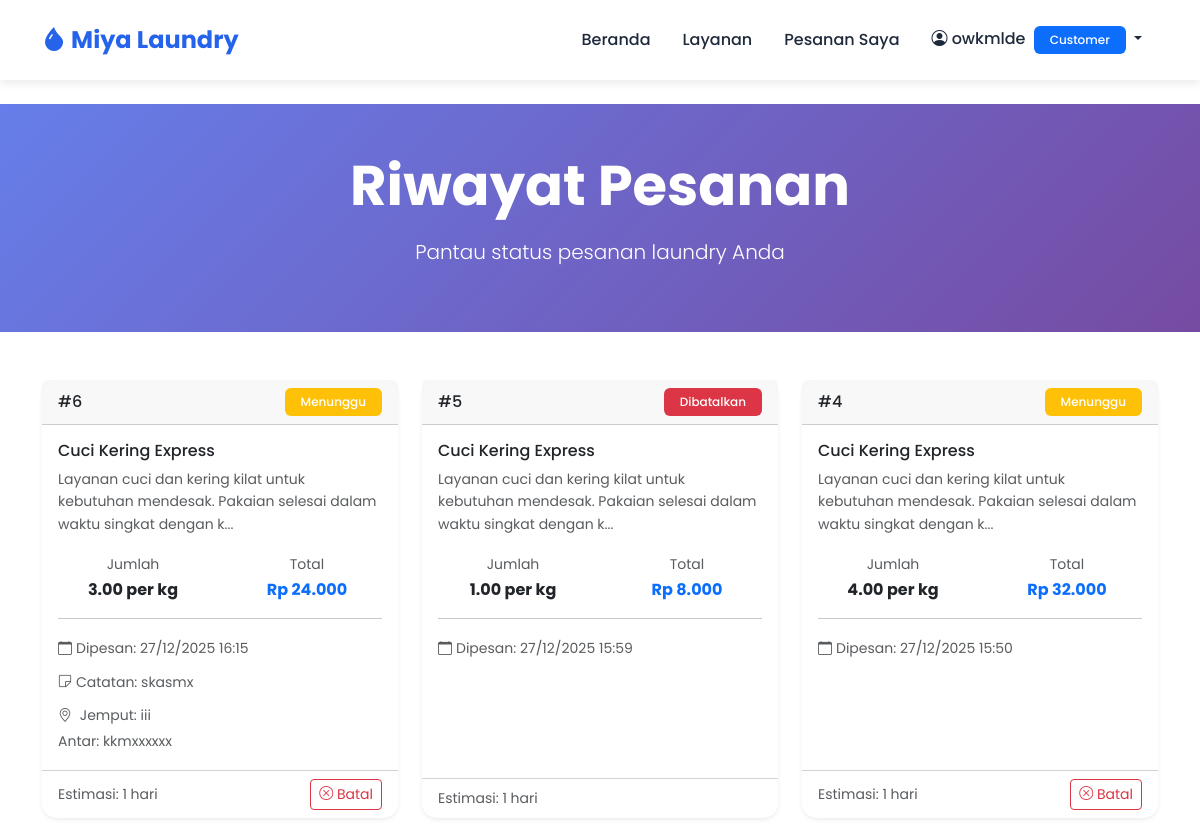
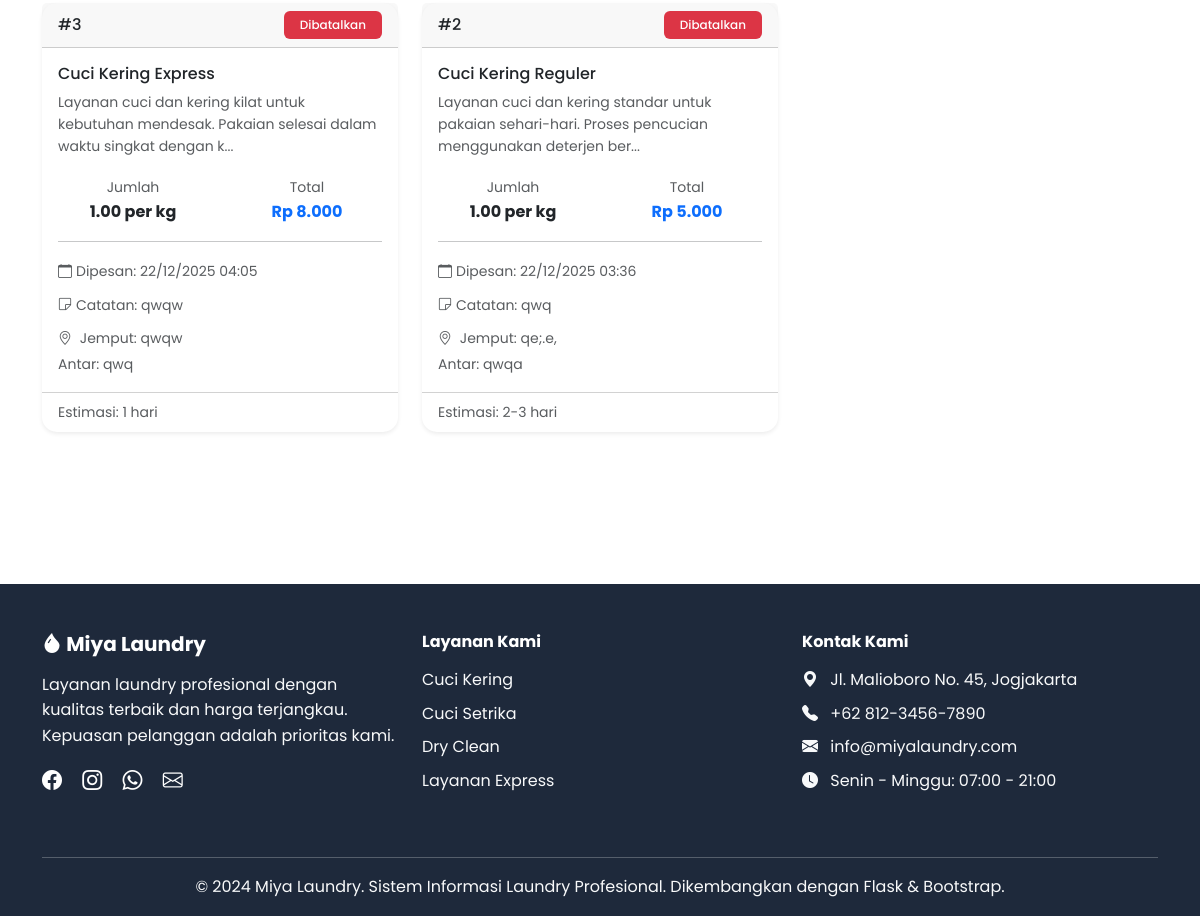
Page /orders (signed in) on the committed database (2 pictures, top to bottom).
### app/models/models/user.py (models this page shows, shortened)
class User(UserMixin, database.Model):
    __tablename__ = 'users'
    id = database.Column(database.Integer, primary_key=True)
    username = database.Column(database.String(80), unique=True, nullable=False, index=True)
    email = database.Column(database.String(120), unique=True, nullable=False, index=True)
    password = database.Column(database.String(255), nullable=False)
    full_name = database.Column(database.String(100), nullable=False)
    phone = database.Column(database.String(20))
    address = database.Column(database.Text)
    created_at = database.Column(database.DateTime, default=datetime.utcnow)
    updated_at = database.Column(database.DateTime, default=datetime.utcnow, onupdate=datetime.utcnow)
    role_id = database.Column(database.Integer, database.ForeignKey('roles.id'), nullable=False)
    orders = database.relationship('ServiceOrder', backref='customer', lazy='dynamic')
    def is_karyawan(self):
        return self.role.name == 'Karyawan'

### app/models/models/role.py (models this page shows, shortened)
class Role(database.Model):
    __tablename__ = 'roles'
    id = database.Column(database.Integer, primary_key=True)
    name = database.Column(database.String(50), unique=True, nullable=False)
    description = database.Column(database.String(200))
    created_at = database.Column(database.DateTime, default=datetime.utcnow)
    users = database.relationship('User', backref='role', lazy='dynamic')

### app/models/models/order.py (models this page shows, shortened)
class ServiceOrder(database.Model):
    __tablename__ = 'service_orders'
    id = database.Column(database.Integer, primary_key=True)
    order_number = database.Column(database.String(50), unique=True, nullable=False)
    quantity = database.Column(database.Numeric(10, 2), nullable=False)
    total_price = database.Column(database.Numeric(12, 2), nullable=False)
    status = database.Column(database.String(20), default='Pending')  # Pending, Processing, Completed, Cancelled
    notes = database.Column(database.Text)
    pickup_address = database.Column(database.Text)
    delivery_address = database.Column(database.Text)
    order_date = database.Column(database.DateTime, default=datetime.utcnow)
    completed_date = database.Column(database.DateTime)
    user_id = database.Column(database.Integer, database.ForeignKey('users.id'), nullable=False)
    service_id = database.Column(database.Integer, database.ForeignKey('laundry_services.id'), nullable=False)

### app/models/models/service.py (models this page shows, shortened)
class LaundryService(database.Model):
    __tablename__ = 'laundry_services'
    id = database.Column(database.Integer, primary_key=True)
    name = database.Column(database.String(100), nullable=False)
    description = database.Column(database.Text, nullable=False)
    price = database.Column(database.Numeric(10, 2), nullable=False)
    unit = database.Column(database.String(20), nullable=False)  # per kg, per item, per meter, dll
    duration = database.Column(database.String(50))  # estimasi waktu pengerjaan
    image_url = database.Column(database.String(500))
    is_active = database.Column(database.Boolean, default=True)
    created_at = database.Column(database.DateTime, default=datetime.utcnow)
    updated_at = database.Column(database.DateTime, default=datetime.utcnow, onupdate=datetime.utcnow)
    orders = database.relationship('ServiceOrder', backref='service', lazy='dynamic')

### app/models/routes/main.py (the view)
@main_blueprint.route('/orders')
@login_required
def orders():
    if current_user.is_karyawan():
        all_orders = ServiceOrder.query.order_by(ServiceOrder.order_date.desc()).all()
        return render_template('orders.html', orders=all_orders, is_karyawan=True)
    else:
        user_orders = ServiceOrder.query.filter_by(user_id=current_user.id).order_by(ServiceOrder.order_date.desc()).all()
        return render_template('orders.html', orders=user_orders, is_karyawan=False)

### app/templates/orders.html (shortened to what this page needs)
{% extends 'base.html' %}
{% block content %}
<section class="py-5" style="background: linear-gradient(135deg, #667eea 0%, #764ba2 100%); color: white;">
    <div class="container text-center">
        <h1 class="display-4 fw-bold mb-3">
            {% if is_karyawan %}Manajemen Pesanan{% else %}Riwayat Pesanan{% endif %}
        </h1>
        <p class="lead">
            {% if is_karyawan %}Pantau dan kelola semua pesanan pelanggan{% else %}Pantau status pesanan laundry Anda{% endif %}
        </p>
    </div>
</section>
<section class="py-5">
    <div class="container">
        {% if orders %}
        <div class="row">
            {% for order in orders %}
            <div class="col-md-6 col-lg-4 mb-4">
                <div class="card h-100 shadow-sm">
                    <div class="card-header">
                        <div class="d-flex justify-content-between align-items-center">
                            <h6 class="mb-0">#{{ order.id }}</h6>
                            <span class="badge
                                {% if order.status == 'pending' %}bg-warning
                                {% elif order.status == 'processing' %}bg-info
                                {% elif order.status == 'ready' %}bg-success
                                {% elif order.status == 'delivered' %}bg-primary
                                {% elif order.status == 'cancelled' %}bg-danger
                                {% else %}bg-secondary{% endif %}">
                                {% if order.status == 'pending' %}Menunggu
                                {% elif order.status == 'processing' %}Diproses
                                {% elif order.status == 'ready' %}Siap Ambil
                                {% elif order.status == 'delivered' %}Dikirim
                                {% elif order.status == 'cancelled' %}Dibatalkan
                                {% else %}{{ order.status }}{% endif %}
                            </span>
                        </div>
                    </div>
                    <div class="card-body">
                        <h6 class="card-title">{{ order.service.name }}</h6>
                        <p class="card-text text-muted small">{{ order.service.description[:100] }}...</p>
                        <div class="row text-center">
                            <div class="col-6">
                                <small class="text-muted">Jumlah</small>
                                <div class="fw-bold">{{ order.quantity }} {{ order.service.unit }}</div>
                            </div>
                            <div class="col-6">
                                <small class="text-muted">Total</small>
                                <div class="fw-bold text-primary">Rp {{ order.total_price|number_format }}</div>
                            </div>
                        </div>
                        <hr>
                        <small class="text-muted">
                            <i class="bi bi-calendar me-1"></i>Dipesan: {{ order.order_date.strftime('%d/%m/%Y %H:%M') }}
                        </small>
                        {% if order.notes %}
                        <div class="mt-2">
                            <small class="text-muted">
                                <i class="bi bi-sticky me-1"></i>Catatan: {{ order.notes }}
                            </small>
                        </div>
                        {% endif %}
                        {% if order.pickup_address or order.delivery_address %}
                        <div class="mt-2">
                            <small class="text-muted">
                                <i class="bi bi-geo-alt me-1"></i>
                                {% if order.pickup_address %}Jemput: {{ order.pickup_address[:50] }}{% if order.pickup_address|length > 50 %}...{% endif %}{% endif %}
                                {% if order.delivery_address %}<br>Antar: {{ order.delivery_address[:50] }}{% if order.delivery_address|length > 50 %}...{% endif %}{% endif %}
                            </small>
                        </div>
                        {% endif %}
                    </div>
                    <div class="card-footer bg-transparent">
                        <div class="d-flex justify-content-between align-items-center">
                            <small class="text-muted">
                                Estimasi: {{ order.service.duration }}
                            </small>
                            {% if is_karyawan %}
                            <form method="POST" action="{{ url_for('admin.update_order_status', order_id=order.id) }}" class="d-inline">
                                <select name="status" class="form-select form-select-sm" onchange="this.form.submit()" style="width: auto;">
                                    <option value="pending" {% if order.status == 'pending' %}selected{% endif %}>Menunggu</option>
                                    <option value="processing" {% if order.status == 'processing' %}selected{% endif %}>Diproses</option>
                                    <option value="ready" {% if order.status == 'ready' %}selected{% endif %}>Siap Ambil</option>
                                    <option value="delivered" {% if order.status == 'delivered' %}selected{% endif %}>Dikirim</option>
                                    <option value="cancelled" {% if order.status == 'cancelled' %}selected{% endif %}>Batal</option>
                                </select>
                            </form>
                            {% else %}
                            {% if order.status == 'pending' %}
                            <form method="POST" action="{{ url_for('main.cancel_order', order_id=order.id) }}" class="d-inline" onsubmit="return confirmCancel()">
                                <button type="submit" class="btn btn-sm btn-outline-danger">
                                    <i class="bi bi-x-circle"></i> Batal
                                </button>
                            </form>
                            {% endif %}
                            {% endif %}
                        </div>
                    </div>
                </div>
            </div>
            {% endfor %}
        </div>
        {% endif %}
    </div>
</section>
{% endblock %}

### app/templates/components/navbar.html (shortened to what this page needs)
<nav class="navbar navbar-expand-lg sticky-top">
    <div class="container">
        <a class="navbar-brand" href="{{ url_for('main.index') }}">
            <i class="bi bi-droplet-fill"></i> Miya Laundry
        </a>
        <div class="collapse navbar-collapse" id="navbarNav">
            <ul class="navbar-nav ms-auto align-items-center">
                <li class="nav-item">
                    <a class="nav-link" href="{{ url_for('main.index') }}">Beranda</a>
                </li>
                <li class="nav-item">
                    <a class="nav-link" href="{{ url_for('main.services') }}">Layanan</a>
                </li>
                {% if current_user.is_authenticated %}
                    {% if current_user.is_karyawan() %}
                        <li class="nav-item">
                            <a class="nav-link" href="{{ url_for('admin.dashboard') }}">Dashboard</a>
                        </li>
                        <li class="nav-item">
                            <a class="nav-link" href="{{ url_for('admin.manage_orders') }}">Kelola Pesanan</a>
                        </li>
                        <li class="nav-item">
                            <a class="nav-link" href="{{ url_for('admin.manage_services') }}">Kelola Layanan</a>
                        </li>
                        <li class="nav-item">
                            <a class="nav-link" href="{{ url_for('admin.manage_customers') }}">Data Pelanggan</a>
                        </li>
                    {% else %}
                        <li class="nav-item">
                            <a class="nav-link" href="{{ url_for('main.orders') }}">Pesanan Saya</a>
                        </li>
                    {% endif %}
                    <li class="nav-item dropdown">
                        <a class="nav-link dropdown-toggle" href="#" role="button" data-bs-toggle="dropdown">
                            <i class="bi bi-person-circle"></i> {{ current_user.full_name }}
                            <span class="badge bg-primary ms-1">{{ current_user.role.name }}</span>
                        </a>
                    </li>
                {% endif %}
            </ul>
        </div>
    </div>
</nav>

### app/templates/base.html (style rules this page uses)
:root { --primary-color: #2563eb; --secondary-color: #1e40af; --accent-color: #3b82f6; --text-dark: #1e293b; --text-light: #64748b; --bg-light: #f8fafc; --success-color: #10b981; --danger-color: #ef4444; }
* { margin: 0; padding: 0; box-sizing: border-box; }
body { font-family: 'Poppins', sans-serif; color: var(--text-dark); line-height: 1.6; }
.navbar { background: white; box-shadow: 0 2px 10px rgba(0,0,0,0.1); padding: 1rem 0; }
.navbar-brand { font-weight: 700; font-size: 1.5rem; color: var(--primary-color) !important; }
.nav-link { font-weight: 500; color: var(--text-dark) !important; margin: 0 0.5rem; transition: color 0.3s; }
.card { border: none; border-radius: 15px; box-shadow: 0 4px 15px rgba(0,0,0,0.08); transition: transform 0.3s, box-shadow 0.3s; }
.badge { padding: 0.5rem 1rem; font-weight: 500; }

### rows in the picture
User: full_name "owkmlde"
Role: role.name "Customer"
ServiceOrder: id "6", status "Menunggu", service.name "Cuci Kering Express", service "Layanan cuci dan kering kilat untuk kebutuhan mendesak. Pakaian selesai dalam waktu singkat dengan k", quantity "3.00", service.unit "per kg", total_price|number_format "24.000", order_date "27/12/2025 16:15", notes "skasmx", pickup_address "iii", delivery_address "kkmxxxxxx", service.duration "1 hari"
ServiceOrder: id "5", status "Dibatalkan", service.name "Cuci Kering Express", service "Layanan cuci dan kering kilat untuk kebutuhan mendesak. Pakaian selesai dalam waktu singkat dengan k", quantity "1.00", service.unit "per kg", total_price|number_format "8.000", order_date "27/12/2025 15:59", service.duration "1 hari"
ServiceOrder: id "4", status "Menunggu", service.name "Cuci Kering Express", service "Layanan cuci dan kering kilat untuk kebutuhan mendesak. Pakaian selesai dalam waktu singkat dengan k", quantity "4.00", service.unit "per kg", total_price|number_format "32.000", order_date "27/12/2025 15:50", service.duration "1 hari"
ServiceOrder: id "3", status "Dibatalkan", service.name "Cuci Kering Express", service "Layanan cuci dan kering kilat untuk kebutuhan mendesak. Pakaian selesai dalam waktu singkat dengan k", quantity "1.00", service.unit "per kg", total_price|number_format "8.000", order_date "22/12/2025 04:05", notes "qwqw", pickup_address "qwqw", delivery_address "qwq", service.duration "1 hari"
ServiceOrder: id "2", status "Dibatalkan", service.name "Cuci Kering Reguler", service "Layanan cuci dan kering standar untuk pakaian sehari-hari. Proses pencucian menggunakan deterjen ber", quantity "1.00", service.unit "per kg", total_price|number_format "5.000", order_date "22/12/2025 03:36", notes "qwq", pickup_address "qe;.e,", delivery_address "qwqa", service.duration "2-3 hari"
